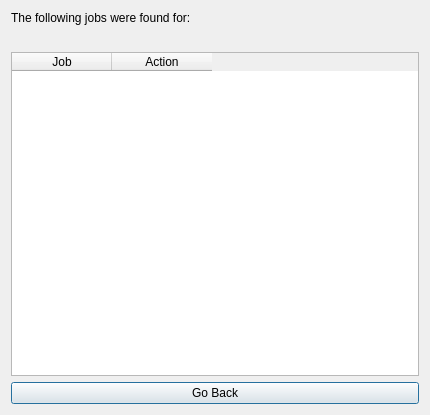
<?xml version="1.0" encoding="UTF-8"?>
<ui version="4.0">
 <class>Jobs</class>
 <widget class="QDialog" name="Jobs">
  <property name="geometry">
   <rect>
    <x>0</x>
    <y>0</y>
    <width>430</width>
    <height>415</height>
   </rect>
  </property>
  <property name="windowTitle">
   <string>Jobs Found</string>
  </property>
  <layout class="QVBoxLayout" name="verticalLayout">
   <item>
    <widget class="QLabel" name="label">
     <property name="text">
      <string>The following jobs were found for:</string>
     </property>
    </widget>
   </item>
   <item>
    <widget class="QLabel" name="skill_label">
     <property name="font">
      <font>
       <pointsize>10</pointsize>
      </font>
     </property>
     <property name="text">
      <string>&lt;skill&gt;</string>
     </property>
    </widget>
   </item>
   <item>
    <widget class="QTableWidget" name="jobTable">
     <property name="sizePolicy">
      <sizepolicy hsizetype="Minimum" vsizetype="Expanding">
       <horstretch>0</horstretch>
       <verstretch>0</verstretch>
      </sizepolicy>
     </property>
     <column>
      <property name="text">
       <string>Job</string>
      </property>
     </column>
     <column>
      <property name="text">
       <string>Action</string>
      </property>
     </column>
    </widget>
   </item>
   <item>
    <widget class="QPushButton" name="goBackButton">
     <property name="text">
      <string>Go Back</string>
     </property>
    </widget>
   </item>
  </layout>
 </widget>
 <resources/>
 <connections/>
</ui>
